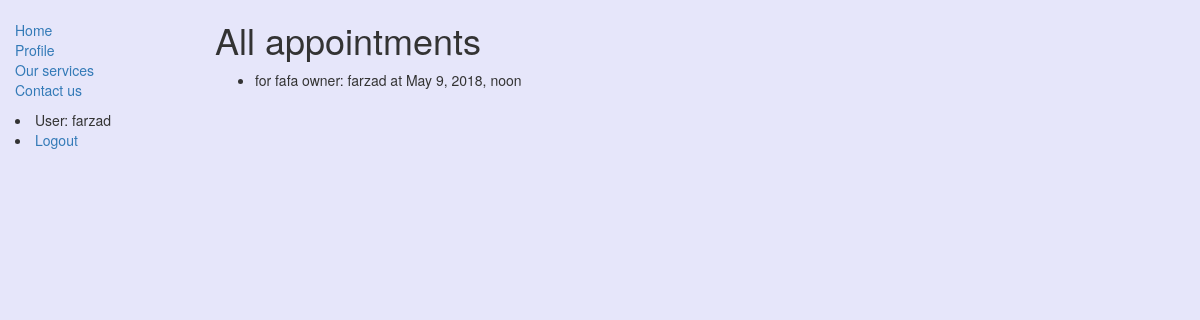
/myappointments/ (signed in), run on an earlier commit of the app's database.
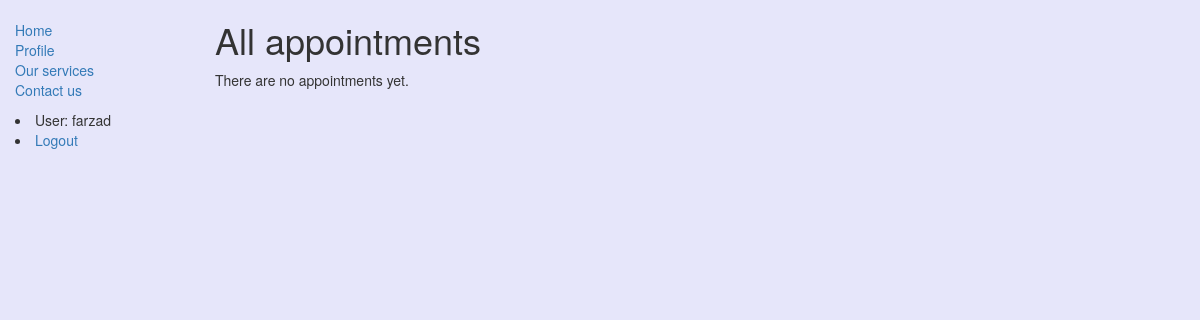
And on a later commit of the database.
### doggroomer/models.py (models this page shows, shortened)
class Appointment(models.Model):
    title = models.CharField(max_length=200)
    user = models.ForeignKey(User, on_delete=models.SET_NULL, null=True)
    description = models.TextField(max_length=1000, help_text='Enter your specific comments here')
    option = models.ManyToManyField(Option, help_text='Select options for this appointment')
    dog = models.ForeignKey(Dog, on_delete=models.CASCADE, null=False)
    start_time = models.DateTimeField(verbose_name="Starting time of the appointment")
    def get_user_address(self):
        return self.user.profile.address
    get_user_address.short_description = 'Address'

class Dog(models.Model):
    name = models.CharField(max_length=50)
    owner = models.ForeignKey(User, on_delete=models.CASCADE, null=False)
    breed = models.CharField(max_length=50)
    birth_date = models.DateField(null=True)
    def __str__(self):
        return str(self.name) + " owner: " + str(self.owner)

### doggroomer/views.py (the view)
# urls.py: path('myappointments/', views.my_appointments, name='my-appointments'),
@login_required
def my_appointments(request):
    return render(request, 'my_appointments.html', context={'appointments': Appointment.objects.filter(user=request.user)
                                                            , 'dogs': Dog.objects.filter(owner=request.user)})

### doggroomer/templates/my_appointments.html
{% extends "base_generic.html" %}
{% block content %}
    <h1>All appointments</h1>
    {% if appointments %}
    <ul>
      {% for appointment in appointments %}
          <li>{{appointment.description}} for {{ appointment.dog }} at {{ appointment.start_time }}</li>
      {% endfor %}
    </ul>
    {% else %}
      <p>There are no appointments yet.</p>
    {% endif %}
{% endblock %}

What changed in the data, as far as the page shows it:
removed Appointment: dog "fafa owner: farzad", start_time "May 9, 2018, noon"
Also different on the page:
text now shown: "There are no appointments yet."
